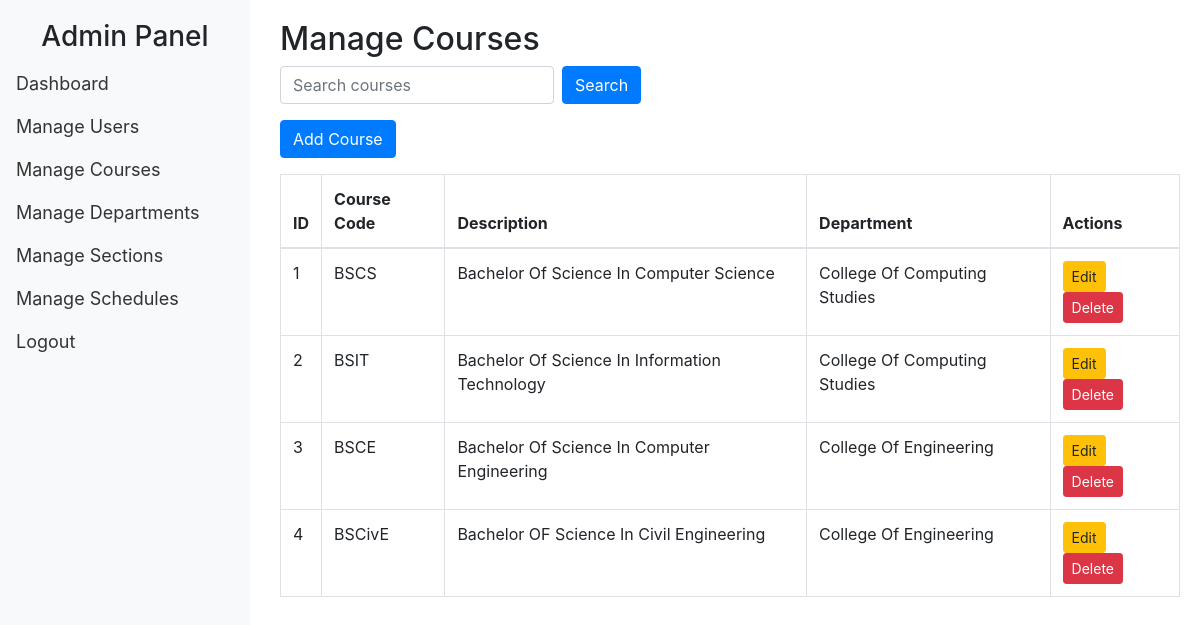
Page /admin_staff/courses.php (signed in) on the committed database.
### tables this page shows
CREATE TABLE `course` (
  `id` int(11) NOT NULL,
  `course_code` varchar(20) NOT NULL,
  `course_description` text DEFAULT NULL,
  `department_id` int(11) DEFAULT NULL
);

CREATE TABLE `department` (
  `id` int(11) NOT NULL,
  `department_name` varchar(100) NOT NULL
);

### classes/database.class.php (called while the page is built)
<?php
class Database {
    private $host = 'localhost';
    private $dbname = 'schedsystem';
    private $username = 'root';
    private $password = '';
    public $conn;
    public function __construct() {
        try {
            $this->conn = new PDO("mysql:host=$this->host;dbname=$this->dbname", $this->username, $this->password);
            $this->conn->setAttribute(PDO::ATTR_ERRMODE, PDO::ERRMODE_EXCEPTION);
        } catch (PDOException $e) {
            die("Database connection failed: " . $e->getMessage());
        }
    }
    public function getConnection() {
        return $this->conn;
    }
}
?>

### classes/course.class.php (called while the page is built, shortened)
<?php
require_once 'database.class.php';
class Course {
    private $conn;
    public function __construct($db) {
        $this->conn = $db->getConnection();
    }
    public function getAllDepartments() {
        $query = "SELECT * FROM department";
        $stmt = $this->conn->prepare($query);
        $stmt->execute();
        return $stmt->fetchAll(PDO::FETCH_ASSOC);
    }
    public function searchCourses($query) {
        $sql = "SELECT c.*, d.department_name
                FROM course c
                LEFT JOIN department d ON c.department_id = d.id
                WHERE c.course_code LIKE :query
                OR c.course_description LIKE :query
                OR d.department_name LIKE :query";
        $stmt = $this->conn->prepare($sql);
        $stmt->bindValue(':query', '%' . $query . '%', PDO::PARAM_STR);
        $stmt->execute();
        return $stmt->fetchAll(PDO::FETCH_ASSOC);
    }
}
?>

### admin_staff/courses.php (the view, shortened to what this page needs)
<?php
require_once '../classes/database.class.php';
require_once '../classes/course.class.php';
$db = new Database();
$course = new Course($db);
$search_query = isset($_GET['search']) ? $_GET['search'] : '';
$courses = $course->searchCourses($search_query);
$departments = $course->getAllDepartments();
?>
<!DOCTYPE html>
<html lang="en">
<head>
    <link rel="stylesheet" href="https://maxcdn.bootstrapcdn.com/bootstrap/4.5.2/css/bootstrap.min.css">
    <link rel="stylesheet" href="../css/style.css">
</head>
<body>
<?php require_once '../includes/side_nav.php'; ?>
<div class="main-content">
    <h2>Manage Courses</h2>
    <form method="GET" class="form-inline mb-3">
        <input type="text" name="search" class="form-control mr-2" placeholder="Search courses" value="<?= htmlspecialchars($search_query) ?>">
        <button type="submit" class="btn btn-primary">Search</button>
    </form>
    <a href="add_course.php" class="btn btn-primary mb-3">Add Course</a>
    <table class="table table-bordered">
        <thead>
        <tr>
            <th>ID</th>
            <th>Course Code</th>
            <th>Description</th>
            <th>Department</th>
            <th>Actions</th>
        </tr>
        </thead>
        <tbody>
    <?php if (empty($courses)): ?>
        <tr>
            <td colspan="5" class="text-center">No records found</td>
        </tr>
    <?php else:
        $i = 1;
        foreach ($courses as $course):
            $department_name = '';
            foreach ($departments as $department) {
                if ($department['id'] == $course['department_id']) {
                    $department_name = $department['department_name'];
                    break;
                }
            }
    ?>
        <tr>
            <td><?= htmlspecialchars($i) ?></td>
            <td><?= htmlspecialchars($course['course_code']) ?></td>
            <td><?= htmlspecialchars($course['course_description']) ?></td>
            <td><?= htmlspecialchars($department_name) ?></td>
            <td>
                <a href="edit_course.php?id=<?= htmlspecialchars($course['id']) ?>" class="btn btn-sm btn-warning">Edit</a>
                <a href="courses.php?delete_id=<?= htmlspecialchars($course['id']) ?>" class="btn btn-sm btn-danger" onclick="return confirm('Are you sure you want to delete this course?')">Delete</a>
            </td>
        </tr>
    <?php
        $i++;
        endforeach;
    endif; ?>
</tbody>
    </table>
</div>
</body>
</html>

### css/style.css (style rules this page uses)
.main-content { margin-left: 260px; padding: 20px; }

### rows in the picture
course: course_code "BSCS", course_description "Bachelor Of Science In Computer Science", department.department_name "College Of Computing Studies"
course: course_code "BSIT", course_description "Bachelor Of Science In Information Technology", department.department_name "College Of Computing Studies"
course: course_code "BSCE", course_description "Bachelor Of Science In Computer Engineering", department.department_name "College Of Engineering"
course: course_code "BSCivE", course_description "Bachelor OF Science In Civil Engineering", department.department_name "College Of Engineering"
